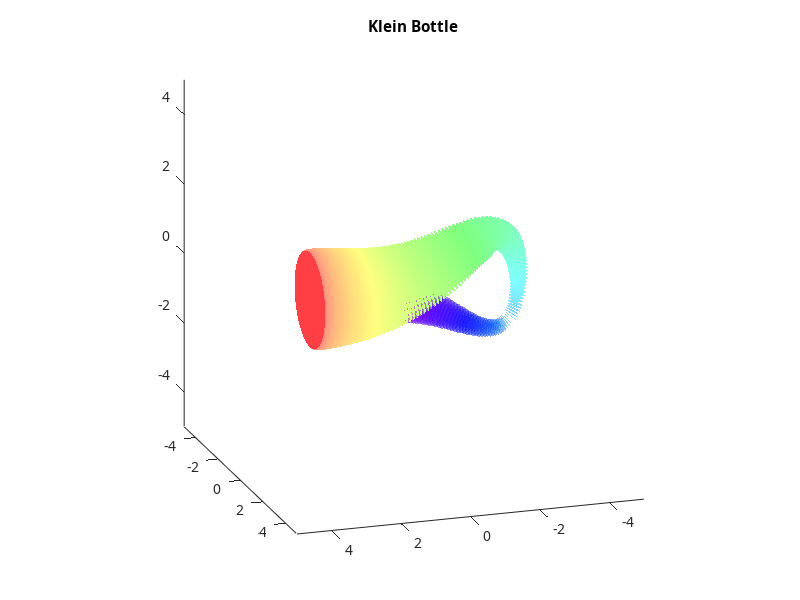

Source code (MATLAB):
function Klein_filled
% Plot a Klein bottle
    time = linspace(0, 2*pi, 200);
    center = @(t)3*[cos(t), zeros(size(t)), sin(t).*sin(t/2).^6];
        % The central axis is taken as a water drop curve.
    circcolor = hsv(length(time));
    figure;
    k = 1;
    while k < 2
        for t = time
            normCirc(center(t), center(t + .1) - center(t), .6*sin(t + 1.2) + .8,...
                circcolor(1 + round(t/time(2)), :));
            axsetting; drawnow; cla;
        end
        k = k + 1;
    end
    cla; hold on;
    for t = time
        normCirc(center(t), center(t + .1) - center(t), .6*sin(t + 1.2) + .8,...
            circcolor(1 + round(t/time(2)), :));
        drawnow;
    end
end

function normCirc(center, vec, radius, color)
% Plot a circle with unit radius normal to the input vector.
    phi = linspace(0, 2*pi)';
    [alpha, beta] = normPlane(vec);
    circ = radius.*(cos(phi)*alpha + sin(phi)*beta) + repmat(center, [length(phi), 1]);
    patch('xdata', circ(:,1), 'ydata', circ(:,2), 'zdata', circ(:,3), ...
        'edgecolor', 'none', 'facealpha', 0.5, 'facecolor', color);
end

function [alpha, beta] = normPlane(vec)
% Return two normalized orthorgonal vectors each ortho-
% gonal to the input vector.
    if length(vec) ~= 3
        error("normPlane can only take 3 dimensional vectors.")
    elseif ~norm(vec)
        error("Norm of the input vector must not be 0")
    end
    flag = 2;
    if vec(1)
        flag = 0;
    elseif vec(2)
        flag = 1;
    end
    [a, b, c] = deal(vec(flag + 1), ...
                    vec(mod(flag + 1, 3) + 1), ...
                    vec(mod(flag + 2, 3) + 1));
    alpha = [b, -a, 0]/norm([b, -a, 0]);
    beta = [c, 0, -a]/norm([c, 0, -a]);
end

function axsetting
    axis([-1,1,-1,1,-1,1]*5);
    daspect([1,1,1]);
    view(162,18);
    title('Klein Bottle');
    set(findall(gcf,'-property','FontName'),'FontName','Unicode Symbols');
end